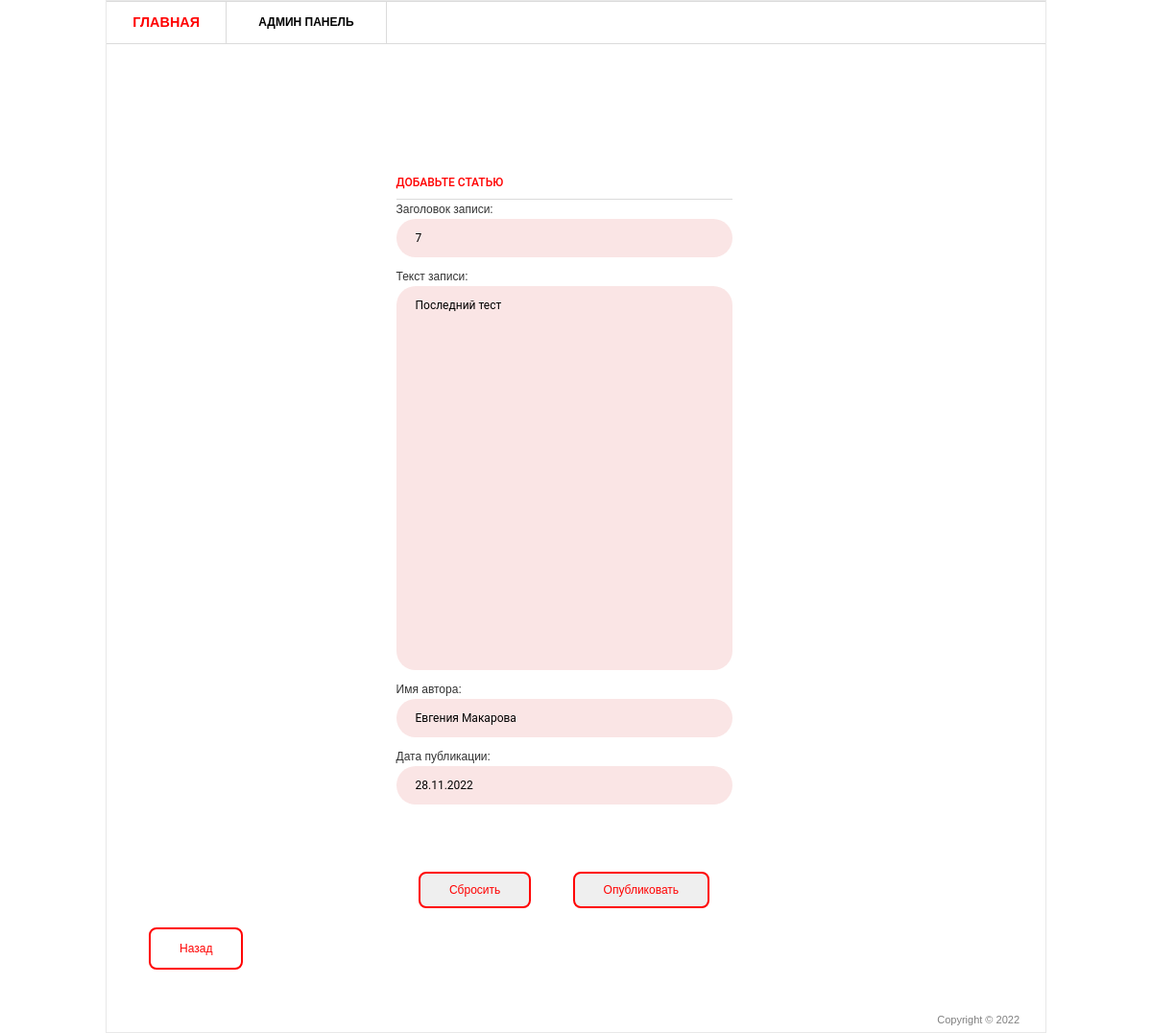
Page /9/update on the committed database.
### blog/models.py (models this page shows, shortened)
class Post(models.Model):
    title = models.CharField( 'Заголовок записи', max_length=44)
    descriptions = models.TextField('Текст записи')
    author = models.CharField('Имя автора', max_length=40)
    date = models.DateField('Дата публикации')
    image = models.ImageField('Изображение', upload_to='image/%Y', default='image/pass.jpg')
    class Meta:
        verbose_name = 'Запись'
        verbose_name_plural = 'Записи'

### blog/views.py (the view)
# urls.py: path('<int:pk>/update', views.PostUpdateView.as_view(), name='post-update'),
class PostUpdateView(UpdateView):
    model = Post
    template_name = 'blog/add.html'
    fields = ['title', 'descriptions', 'author', 'date']

### templates/blog/add.html (shortened to what this page needs)
{% extends 'blog/layout_post.html' %}
    {% block content %}
    <form class="decor" method="post">
        <div class="form-inner">
            <h3>Добавьте статью</h3>
            {{form}}
        </div>
        <div align="center">
            <input type="reset" value="Сбросить" class="shine-button">
            <input type="submit" value="Опубликовать" class="shine-button">
        </div>
    </form>
    {% endblock %}

### static/css/style.css (style rules this page uses)
* { margin: 0; padding: 0; outline:0; }
body { font-size: 12px; line-height: 20px; font-family: Georgia, Arial, Helvetica, Sans-Serif; color: #333; background: url() repeat 0 0; }
input, textarea, select { font-family: Arial, Helvetica, sans-serif; font-size:12px; }
textarea { overflow:auto; }
#main_2 h3 { font-size: 12px; line-height: 15px; color: #ff0000; text-transform: uppercase; border-bottom: 1px solid #dbdbdb; padding: 0 0 9px 0; }
.shine-button { text-decoration: none; display: inline-block; padding: 10px 30px; margin: 10px 20px; position: relative; overflow: hidden; border: 2px solid #ff0000; border-radius: 8px; font-family: 'Montserrat', sans-serif; color: #ff0000; transition: .2s ease-in-out; }
.shine-button:before { content: ""; background: linear-gradient(90deg, rgba(255, 255, 255, .1), rgba(255, 255, 255, .5)); height: 50px; width: 50px; position: absolute; top: -8px; left: -75px; transform: skewX(-45deg); }
.decor { position: relative; max-width: 450px; margin: 50px auto 0; background: white; border-radius: 30px; }
.form-inner { padding: 50px; }
.form-inner input, .form-inner textarea { display: block; width: 100%; padding: 0 20px; margin-bottom: 10px; background: #fae5e5; line-height: 40px; border-width: 0; border-radius: 20px; font-family: 'Roboto', sans-serif; }
.form-inner textarea { resize: none; }
.form-inner h3 { margin-top: 0; font-family: 'Roboto', sans-serif; font-weight: 500; font-size: 24px; color: #707981; }

### rows in the picture
Post: title "7", descriptions "Последний тест", author "Евгения Макарова", date "28.11.2022"
